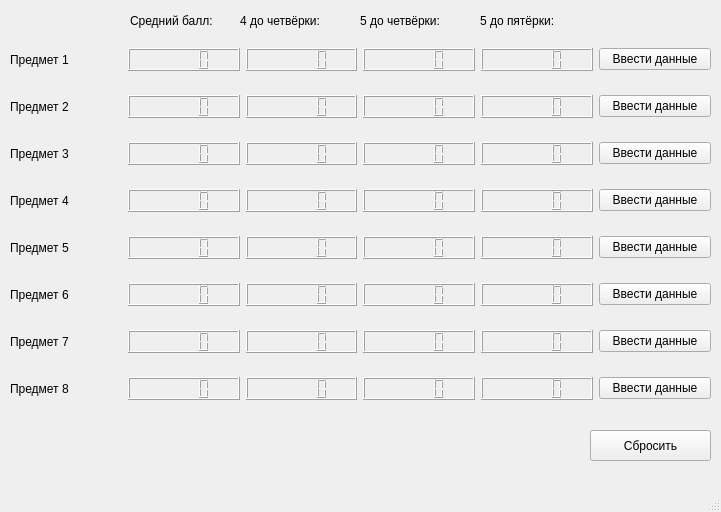
<?xml version="1.0" encoding="UTF-8"?>
<ui version="4.0">
 <class>MainWindow</class>
 <widget class="QMainWindow" name="MainWindow">
  <property name="geometry">
   <rect>
    <x>0</x>
    <y>0</y>
    <width>721</width>
    <height>512</height>
   </rect>
  </property>
  <property name="windowTitle">
   <string>MainWindow</string>
  </property>
  <widget class="QWidget" name="centralwidget">
   <widget class="QPushButton" name="pushButton_2">
    <property name="geometry">
     <rect>
      <x>590</x>
      <y>430</y>
      <width>121</width>
      <height>31</height>
     </rect>
    </property>
    <property name="text">
     <string>Сбросить</string>
    </property>
   </widget>
   <widget class="QWidget" name="gridLayoutWidget">
    <property name="geometry">
     <rect>
      <x>10</x>
      <y>30</y>
      <width>701</width>
      <height>391</height>
     </rect>
    </property>
    <layout class="QGridLayout" name="gridLayout">
     <item row="2" column="3">
      <widget class="QLCDNumber" name="lcdNumber_19"/>
     </item>
     <item row="7" column="3">
      <widget class="QLCDNumber" name="lcdNumber_24"/>
     </item>
     <item row="1" column="4">
      <widget class="QLCDNumber" name="lcdNumber_40"/>
     </item>
     <item row="4" column="5">
      <widget class="QPushButton" name="pushButton_7">
       <property name="text">
        <string>Ввести данные</string>
       </property>
      </widget>
     </item>
     <item row="2" column="0">
      <widget class="QLabel" name="label_3">
       <property name="text">
        <string>Предмет 3</string>
       </property>
      </widget>
     </item>
     <item row="1" column="3">
      <widget class="QLCDNumber" name="lcdNumber_18"/>
     </item>
     <item row="4" column="1">
      <widget class="QLCDNumber" name="lcdNumber_6"/>
     </item>
     <item row="7" column="4">
      <widget class="QLCDNumber" name="lcdNumber_34"/>
     </item>
     <item row="0" column="1">
      <widget class="QLCDNumber" name="lcdNumber"/>
     </item>
     <item row="3" column="1">
      <widget class="QLCDNumber" name="lcdNumber_5"/>
     </item>
     <item row="7" column="0">
      <widget class="QLabel" name="label_8">
       <property name="text">
        <string>Предмет 8</string>
       </property>
      </widget>
     </item>
     <item row="1" column="1">
      <widget class="QLCDNumber" name="lcdNumber_3"/>
     </item>
     <item row="6" column="3">
      <widget class="QLCDNumber" name="lcdNumber_23"/>
     </item>
     <item row="5" column="2">
      <widget class="QLCDNumber" name="lcdNumber_10"/>
     </item>
     <item row="3" column="2">
      <widget class="QLCDNumber" name="lcdNumber_12"/>
     </item>
     <item row="6" column="1">
      <widget class="QLCDNumber" name="lcdNumber_8"/>
     </item>
     <item row="0" column="3">
      <widget class="QLCDNumber" name="lcdNumber_17"/>
     </item>
     <item row="2" column="5">
      <widget class="QPushButton" name="pushButton_5">
       <property name="text">
        <string>Ввести данные</string>
       </property>
      </widget>
     </item>
     <item row="5" column="0">
      <widget class="QLabel" name="label_5">
       <property name="text">
        <string>Предмет 6</string>
       </property>
      </widget>
     </item>
     <item row="1" column="0">
      <widget class="QLabel" name="label">
       <property name="text">
        <string>Предмет 2</string>
       </property>
      </widget>
     </item>
     <item row="0" column="0">
      <widget class="QLabel" name="label_2">
       <property name="text">
        <string>Предмет 1</string>
       </property>
      </widget>
     </item>
     <item row="1" column="2">
      <widget class="QLCDNumber" name="lcdNumber_14"/>
     </item>
     <item row="6" column="5">
      <widget class="QPushButton" name="pushButton_9">
       <property name="text">
        <string>Ввести данные</string>
       </property>
      </widget>
     </item>
     <item row="7" column="5">
      <widget class="QPushButton" name="pushButton_10">
       <property name="text">
        <string>Ввести данные</string>
       </property>
      </widget>
     </item>
     <item row="4" column="4">
      <widget class="QLCDNumber" name="lcdNumber_37"/>
     </item>
     <item row="0" column="2">
      <widget class="QLCDNumber" name="lcdNumber_2"/>
     </item>
     <item row="6" column="4">
      <widget class="QLCDNumber" name="lcdNumber_35"/>
     </item>
     <item row="7" column="1">
      <widget class="QLCDNumber" name="lcdNumber_15"/>
     </item>
     <item row="2" column="1">
      <widget class="QLCDNumber" name="lcdNumber_4"/>
     </item>
     <item row="0" column="5">
      <widget class="QPushButton" name="pushButton_3">
       <property name="text">
        <string>Ввести данные</string>
       </property>
      </widget>
     </item>
     <item row="3" column="3">
      <widget class="QLCDNumber" name="lcdNumber_20"/>
     </item>
     <item row="6" column="2">
      <widget class="QLCDNumber" name="lcdNumber_9"/>
     </item>
     <item row="3" column="5">
      <widget class="QPushButton" name="pushButton_6">
       <property name="text">
        <string>Ввести данные</string>
       </property>
      </widget>
     </item>
     <item row="6" column="0">
      <widget class="QLabel" name="label_6">
       <property name="text">
        <string>Предмет 7</string>
       </property>
      </widget>
     </item>
     <item row="2" column="4">
      <widget class="QLCDNumber" name="lcdNumber_39"/>
     </item>
     <item row="7" column="2">
      <widget class="QLCDNumber" name="lcdNumber_16"/>
     </item>
     <item row="1" column="5">
      <widget class="QPushButton" name="pushButton_4">
       <property name="text">
        <string>Ввести данные</string>
       </property>
      </widget>
     </item>
     <item row="4" column="2">
      <widget class="QLCDNumber" name="lcdNumber_11"/>
     </item>
     <item row="5" column="5">
      <widget class="QPushButton" name="pushButton_8">
       <property name="text">
        <string>Ввести данные</string>
       </property>
      </widget>
     </item>
     <item row="5" column="4">
      <widget class="QLCDNumber" name="lcdNumber_36"/>
     </item>
     <item row="5" column="1">
      <widget class="QLCDNumber" name="lcdNumber_7"/>
     </item>
     <item row="5" column="3">
      <widget class="QLCDNumber" name="lcdNumber_22"/>
     </item>
     <item row="4" column="3">
      <widget class="QLCDNumber" name="lcdNumber_21"/>
     </item>
     <item row="4" column="0">
      <widget class="QLabel" name="label_4">
       <property name="text">
        <string>Предмет 5</string>
       </property>
      </widget>
     </item>
     <item row="3" column="0">
      <widget class="QLabel" name="label_7">
       <property name="text">
        <string>Предмет 4</string>
       </property>
      </widget>
     </item>
     <item row="2" column="2">
      <widget class="QLCDNumber" name="lcdNumber_13"/>
     </item>
     <item row="3" column="4">
      <widget class="QLCDNumber" name="lcdNumber_38"/>
     </item>
     <item row="0" column="4">
      <widget class="QLCDNumber" name="lcdNumber_26"/>
     </item>
    </layout>
   </widget>
   <widget class="QLabel" name="label_9">
    <property name="geometry">
     <rect>
      <x>240</x>
      <y>10</y>
      <width>101</width>
      <height>21</height>
     </rect>
    </property>
    <property name="text">
     <string>4 до четвёрки:</string>
    </property>
   </widget>
   <widget class="QLabel" name="label_10">
    <property name="geometry">
     <rect>
      <x>360</x>
      <y>10</y>
      <width>81</width>
      <height>21</height>
     </rect>
    </property>
    <property name="text">
     <string>5 до четвёрки:</string>
    </property>
   </widget>
   <widget class="QLabel" name="label_11">
    <property name="geometry">
     <rect>
      <x>130</x>
      <y>10</y>
      <width>101</width>
      <height>21</height>
     </rect>
    </property>
    <property name="text">
     <string>Средний балл:</string>
    </property>
   </widget>
   <widget class="QLabel" name="label_13">
    <property name="geometry">
     <rect>
      <x>480</x>
      <y>10</y>
      <width>81</width>
      <height>21</height>
     </rect>
    </property>
    <property name="text">
     <string>5 до пятёрки:</string>
    </property>
   </widget>
  </widget>
  <widget class="QMenuBar" name="menubar">
   <property name="geometry">
    <rect>
     <x>0</x>
     <y>0</y>
     <width>721</width>
     <height>21</height>
    </rect>
   </property>
  </widget>
  <widget class="QStatusBar" name="statusbar"/>
 </widget>
 <resources/>
 <connections/>
</ui>
